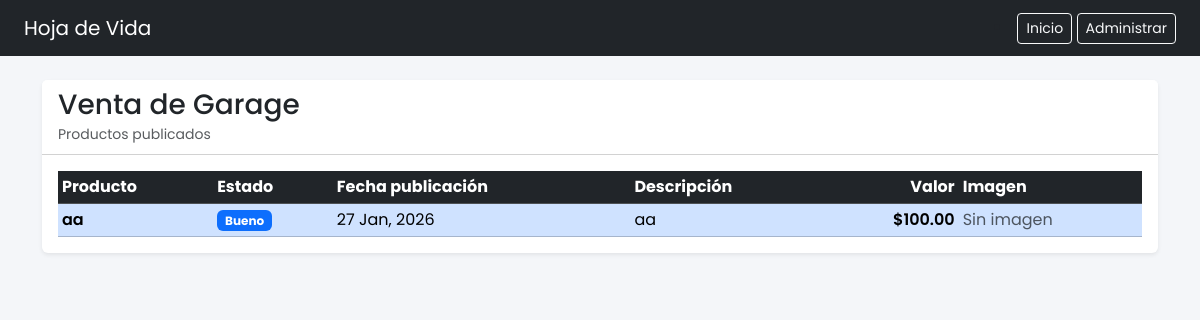
Screenshot of /ventagarage with the database file from the repository.
### paginausuario/models.py (models this page shows)
class VentaGarage(models.Model):
    idventagarage = models.AutoField(primary_key=True)
    perfil = models.ForeignKey(
        DatosPersonales,
        on_delete=models.CASCADE,
        db_column="idperfilconqueestaactivo"
    )
    nombreproducto = models.CharField(max_length=100)
    ESTADO_CHOICES = [
        ('Excelente', 'Excelente'),
        ('Bueno', 'Bueno'),
        ('Regular', 'Regular'),
    ]
    estadoproducto = models.CharField(max_length=40, choices=ESTADO_CHOICES)
    descripcion = models.CharField(max_length=100)
    valordelbien = models.DecimalField(max_digits=7, decimal_places=2)  # opcional subir a 7 por si hay valores mayores
    fechapublicacion = models.DateField(default=timezone.now)
    activarparaqueseveaenfront = models.BooleanField(default=True)
    articulo = models.ImageField(
        upload_to="articulo_ventagarage/",
        null=True,
        blank=True
    )
    class Meta:
        db_table = "VENTAGARAGE"

### paginausuario/views.py (the view)
# urls.py: path('ventagarage', views.ventagarage_list, name='ventagarage_list'),
def ventagarage_list(request):
    cfg = get_cv_config()
    if not cfg.mostrar_venta_garage and not request.user.is_staff:
        return render(request, "bloqueado.html", {"mensaje": "Venta de Garage está deshabilitada por el administrador."})
    if request.user.is_staff:
        ventas = VentaGarage.objects.all()
    else:
        ventas = VentaGarage.objects.filter(activarparaqueseveaenfront=True)
    return render(request, 'ventagarage/list.html', {'ventas': ventas, "cfg": cfg})

### paginausuario/views.py (called while the page is built)
def get_cv_config():
    cfg = ConfigSeccionesCV.objects.first()
    if not cfg:
        cfg = ConfigSeccionesCV.objects.create()
    return cfg

### paginausuario/templates/ventagarage/list.html (shortened to what this page needs)
{% extends 'az.html' %}
{% block content %}
<div class="card shadow-sm border-0">
  <div class="card-header bg-white d-flex justify-content-between align-items-center">
    <div>
      <h3 class="mb-0">Venta de Garage</h3>
      <small class="text-muted">Productos publicados</small>
    </div>
  </div>
  <div class="card-body">
    <div class="table-responsive">
      <table class="table table-sm table-hover align-middle mb-0">
        <thead class="table-dark">
          <tr>
            <th>Producto</th>
            <th>Estado</th>
            <th>Fecha publicación</th>
            <th>Descripción</th>
            <th class="text-end">Valor</th>
            <th>Imagen</th>
          </tr>
        </thead>
        <tbody>
          {% for v in ventas %}
          <tr
            class="
              {% if v.estadoproducto == 'Excelente' %} table-success
              {% elif v.estadoproducto == 'Bueno' %} table-primary
              {% elif v.estadoproducto == 'Regular' %} table-warning
              {% endif %}
            "
          >
            <td class="fw-semibold">{{ v.nombreproducto }}</td>
            <td>
              {% if v.estadoproducto == 'Excelente' %}
                <span class="badge text-bg-success">Excelente</span>
              {% elif v.estadoproducto == 'Bueno' %}
                <span class="badge text-bg-primary">Bueno</span>
              {% else %}
                <span class="badge text-bg-warning text-dark">Regular</span>
              {% endif %}
            </td>
            <td class="text-nowrap">
              {{ v.fechapublicacion|date:"d M, Y" }}
            </td>
            <td style="max-width: 260px;">
              <span title="{{ v.descripcion }}">
                {{ v.descripcion }}
              </span>
            </td>
            <td class="text-end fw-semibold">
              ${{ v.valordelbien }}
            </td>
            <td>
              {% if v.articulo %}
                <a href="{{ v.articulo.url }}" target="_blank">
                  <img src="{{ v.articulo.url }}" class="img-thumb" alt="imagen">
                </a>
              {% else %}
                <span class="text-muted">Sin imagen</span>
              {% endif %}
            </td>
          </tr>
          {% empty %}
          <tr>
            <td colspan="10" class="text-center text-muted py-4">
              No hay productos en venta
            </td>
          </tr>
          {% endfor %}
        </tbody>
      </table>
    </div>
  </div>
</div>
{% endblock %}

### paginausuario/templates/az.html (style rules this page uses)
body { font-family: 'Poppins', sans-serif; background-color: #f4f6f9; }

### rows the page displays
VentaGarage: nombreproducto "aa", estadoproducto "Bueno", fechapublicacion "27 Jan, 2026", descripcion "aa", valordelbien "100.00", articulo "Sin imagen"
